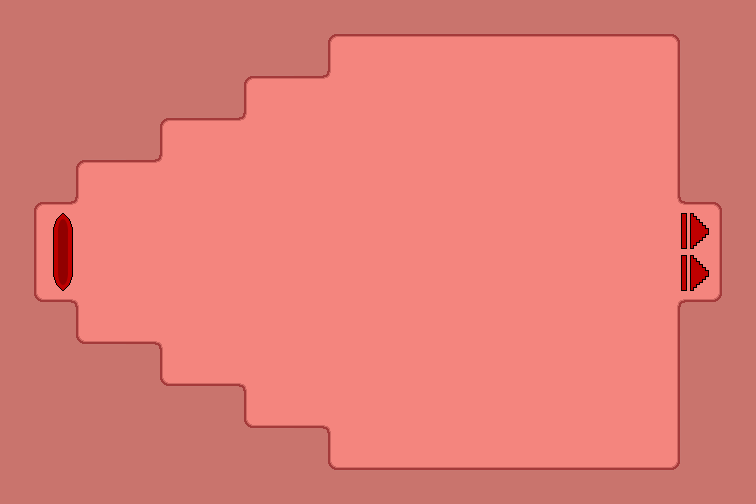

A 2D game scene composited from a Tiled map and its tileset images. What follows is a short description and the map's XML, with every tile layer's data as written:
An orthogonal 18x12 tile map with 42x42 px tiles, 2 tile layers (background, arteries), 2 tilesets and 16 objects (14x wall, start0, goal).

<map version="1.2" tiledversion="1.3.5" orientation="orthogonal" renderorder="right-down" width="18" height="12" tilewidth="42" tileheight="42" infinite="0" nextlayerid="4" nextobjectid="18">
 <tileset firstgid="1" source="body_tiles.tsx" />
 <tileset firstgid="49" source="start_and_goal.tsx" />
 <layer id="1" name="background" width="18" height="12">
  <data encoding="csv">
0,13,13,13,13,13,13,38,42,42,42,42,42,42,42,42,2,0,
0,13,13,13,13,38,42,45,1,1,1,1,1,1,1,1,6,0,
0,13,13,38,42,45,1,1,1,1,1,1,1,1,1,1,6,0,
0,38,42,45,1,1,1,1,1,1,1,1,1,1,1,1,6,0,
0,45,1,1,1,1,1,1,1,1,1,1,1,1,1,1,9,0,
0,1,1,1,1,1,1,1,1,1,1,1,1,1,1,1,1,0,
0,1,1,1,1,1,1,1,1,1,1,1,1,1,1,1,1,0,
0,33,1,1,1,1,1,1,1,1,1,1,1,1,1,1,21,0,
0,26,18,33,1,1,1,1,1,1,1,1,1,1,1,1,6,0,
0,13,13,26,18,33,1,1,1,1,1,1,1,1,1,1,6,0,
0,13,13,13,13,26,18,33,1,1,1,1,1,1,1,1,6,0,
0,13,13,13,13,13,13,26,18,18,18,18,18,18,18,18,14,0
</data>
 </layer>
 <layer id="2" name="arteries" width="18" height="12">
  <data encoding="csv">
13,0,0,0,0,0,0,0,0,0,0,0,0,0,0,0,0,13,
13,0,0,0,0,0,0,0,0,0,0,0,0,0,0,0,0,13,
13,0,0,0,0,0,0,0,0,0,0,0,0,0,0,0,0,13,
13,0,0,0,0,0,0,0,0,0,0,0,0,0,0,0,0,13,
38,0,0,0,0,0,0,0,0,0,0,0,0,0,0,0,0,2,
30,52,0,0,0,0,0,0,0,0,0,0,0,0,0,0,56,6,
30,58,0,0,0,0,0,0,0,0,0,0,0,0,0,0,56,6,
26,0,0,0,0,0,0,0,0,0,0,0,0,0,0,0,0,14,
13,0,0,0,0,0,0,0,0,0,0,0,0,0,0,0,0,13,
13,0,0,0,0,0,0,0,0,0,0,0,0,0,0,0,0,13,
13,0,0,0,0,0,0,0,0,0,0,0,0,0,0,0,0,13,
13,0,0,0,0,0,0,0,0,0,0,0,0,0,0,0,0,13
</data>
 </layer>
 <objectgroup id="3" name="obstacles">
  <object id="1" name="wall" x="42" y="0" width="672" height="42" />
  <object id="2" name="wall" x="42" y="42" width="294" height="42" />
  <object id="3" name="wall" x="42" y="84" width="210" height="42" />
  <object id="4" name="wall" x="42" y="126" width="126" height="42" />
  <object id="5" name="wall" x="42" y="168" width="42" height="42" />
  <object id="6" name="wall" x="42" y="294" width="42" height="42" />
  <object id="7" name="wall" x="42" y="336" width="126" height="42" />
  <object id="8" name="wall" x="42" y="378" width="210" height="42" />
  <object id="9" name="wall" x="42" y="420" width="294" height="42" />
  <object id="10" name="wall" x="42" y="462" width="672" height="42" />
  <object id="11" name="wall" x="672" y="294" width="42" height="168" />
  <object id="12" name="wall" x="672" y="42" width="42" height="168" />
  <object id="14" name="start0" x="42" y="210" width="42" height="84" />
  <object id="15" name="goal" x="672" y="210" width="42" height="84" />
  <object id="16" name="wall" x="714" y="0" width="42" height="504" />
  <object id="17" name="wall" x="0" y="0" width="42" height="504" />
 </objectgroup>
</map>
